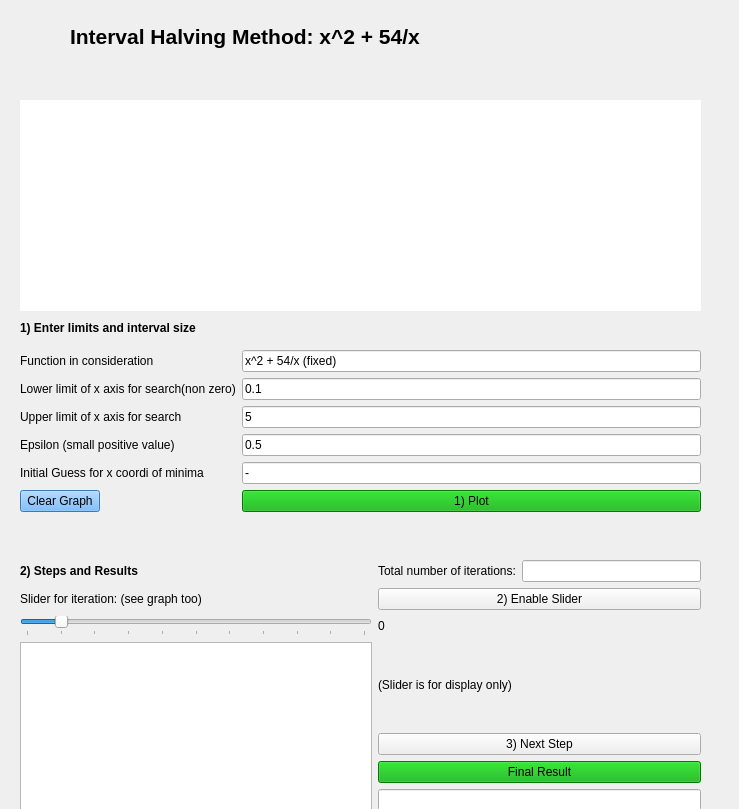
     <widget class="QWidget" name="scrollAreaWidgetContents_3">
      <property name="enabled">
       <bool>true</bool>
      </property>
      <property name="geometry">
       <rect>
        <x>0</x>
        <y>0</y>
        <width>739</width>
        <height>809</height>
       </rect>
      </property>
      <property name="layoutDirection">
       <enum>Qt::LeftToRight</enum>
      </property>
      <widget class="QLabel" name="label_25">
       <property name="geometry">
        <rect>
         <x>20</x>
         <y>320</y>
         <width>211</width>
         <height>16</height>
        </rect>
       </property>
       <property name="font">
        <font>
         <weight>75</weight>
         <bold>true</bold>
        </font>
       </property>
       <property name="text">
        <string>1) Enter limits and interval size</string>
       </property>
      </widget>
      <widget class="QWidget" name="formLayoutWidget_3">
       <property name="geometry">
        <rect>
         <x>20</x>
         <y>350</y>
         <width>681</width>
         <height>185</height>
        </rect>
       </property>
       <layout class="QFormLayout" name="formLayout_3">
        <item row="0" column="0">
         <widget class="QLabel" name="label_26">
          <property name="text">
           <string>Function in consideration</string>
          </property>
         </widget>
        </item>
        <item row="0" column="1">
         <widget class="QLineEdit" name="polynomial_edit_3">
          <property name="text">
           <string>x^2 + 54/x (fixed)</string>
          </property>
         </widget>
        </item>
        <item row="1" column="0">
         <widget class="QLabel" name="label_27">
          <property name="text">
           <string>Lower limit of x axis for search(non zero)</string>
          </property>
         </widget>
        </item>
        <item row="1" column="1">
         <widget class="QLineEdit" name="lowerx_edit_3">
          <property name="text">
           <string>0.1</string>
          </property>
         </widget>
        </item>
        <item row="2" column="0">
         <widget class="QLabel" name="label_28">
          <property name="text">
           <string>Upper limit of x axis for search</string>
          </property>
         </widget>
        </item>
        <item row="2" column="1">
         <widget class="QLineEdit" name="upperx_edit_3">
          <property name="text">
           <string>5</string>
          </property>
         </widget>
        </item>
        <item row="3" column="0">
         <widget class="QLabel" name="label_29">
          <property name="text">
           <string>Epsilon (small positive value)</string>
          </property>
         </widget>
        </item>
        <item row="3" column="1">
         <widget class="QLineEdit" name="stepsize_edit_3">
          <property name="text">
           <string>0.5</string>
          </property>
         </widget>
        </item>
        <item row="5" column="1">
         <widget class="QPushButton" name="plot_button_3">
          <property name="styleSheet">
           <string notr="true">background-color: rgb(0, 170, 0);</string>
          </property>
          <property name="text">
           <string>1) Plot</string>
          </property>
         </widget>
        </item>
        <item row="5" column="0">
         <widget class="QPushButton" name="clear_button_3">
          <property name="styleSheet">
           <string notr="true">background-color: rgb(85, 170, 255);</string>
          </property>
          <property name="text">
           <string>Clear Graph</string>
          </property>
         </widget>
        </item>
        <item row="4" column="0">
         <widget class="QLabel" name="label_30">
          <property name="text">
           <string>Initial Guess for x coordi of minima</string>
          </property>
         </widget>
        </item>
        <item row="4" column="1">
         <widget class="QLineEdit" name="initialguess_edit_2">
          <property name="text">
           <string>-</string>
          </property>
         </widget>
        </item>
       </layout>
      </widget>
      <widget class="QWidget" name="horizontalLayoutWidget_5">
       <property name="geometry">
        <rect>
         <x>20</x>
         <y>60</y>
         <width>671</width>
         <height>31</height>
        </rect>
       </property>
       <layout class="QHBoxLayout" name="horizontalLayout_9"/>
      </widget>
      <widget class="QLabel" name="label_31">
       <property name="geometry">
        <rect>
         <x>70</x>
         <y>20</y>
         <width>571</width>
         <height>33</height>
        </rect>
       </property>
       <property name="font">
        <font>
         <pointsize>16</pointsize>
         <weight>75</weight>
         <bold>true</bold>
        </font>
       </property>
       <property name="text">
        <string>Interval Halving Method: x^2 + 54/x</string>
       </property>
      </widget>
      <widget class="QWidget" name="horizontalLayoutWidget_6">
       <property name="geometry">
        <rect>
         <x>20</x>
         <y>100</y>
         <width>681</width>
         <height>211</height>
        </rect>
       </property>
       <layout class="QHBoxLayout" name="horizontalLayout_4">
        <item>
         <widget class="QWidget" name="widget_3" native="true">
          <property name="styleSheet">
           <string notr="true">background-color: rgb(255, 255, 255);</string>
          </property>
         </widget>
        </item>
       </layout>
      </widget>
      <widget class="QWidget" name="gridLayoutWidget_3">
       <property name="geometry">
        <rect>
         <x>20</x>
         <y>560</y>
         <width>681</width>
         <height>251</height>
        </rect>
       </property>
       <layout class="QGridLayout" name="gridLayout_3">
        <item row="0" column="0">
         <widget class="QLabel" name="label_32">
          <property name="font">
           <font>
            <weight>75</weight>
            <bold>true</bold>
           </font>
          </property>
          <property name="text">
           <string>2) Steps and Results</string>
          </property>
         </widget>
        </item>
        <item row="0" column="1">
         <widget class="QLabel" name="label_33">
          <property name="text">
           <string>Total number of iterations:</string>
          </property>
         </widget>
        </item>
        <item row="6" column="1" colspan="2">
         <widget class="QLineEdit" name="finalresult_edit_3"/>
        </item>
        <item row="2" column="0">
         <widget class="QSlider" name="stepslider_3">
          <property name="maximum">
           <number>10</number>
          </property>
          <property name="value">
           <number>1</number>
          </property>
          <property name="sliderPosition">
           <number>1</number>
          </property>
          <property name="orientation">
           <enum>Qt::Horizontal</enum>
          </property>
          <property name="tickPosition">
           <enum>QSlider::TicksBelow</enum>
          </property>
         </widget>
        </item>
        <item row="1" column="0">
         <widget class="QLabel" name="label_34">
          <property name="text">
           <string>Slider for iteration: (see graph too)                                                   </string>
          </property>
         </widget>
        </item>
        <item row="5" column="1" colspan="2">
         <widget class="QPushButton" name="final_button_3">
          <property name="styleSheet">
           <string notr="true">background-color: rgb(0, 170, 0);</string>
          </property>
          <property name="text">
           <string>Final Result</string>
          </property>
         </widget>
        </item>
        <item row="4" column="1" colspan="2">
         <widget class="QPushButton" name="next_button_3">
          <property name="text">
           <string>3) Next Step</string>
          </property>
         </widget>
        </item>
        <item row="0" column="2">
         <widget class="QLineEdit" name="numberoiterations_edit_3"/>
        </item>
        <item row="1" column="1" colspan="2">
         <widget class="QPushButton" name="setslider_button_3">
          <property name="text">
           <string>2) Enable Slider</string>
          </property>
         </widget>
        </item>
        <item row="2" column="1">
         <widget class="QLabel" name="iterationnumber_label_3">
          <property name="text">
           <string>0</string>
          </property>
         </widget>
        </item>
        <item row="3" column="0" rowspan="4">
         <widget class="QTextEdit" name="disp_edit_3"/>
        </item>
        <item row="3" column="1">
         <widget class="QLabel" name="label_35">
          <property name="text">
           <string>(Slider is for display only)</string>
          </property>
         </widget>
        </item>
       </layout>
      </widget>
     </widget>
